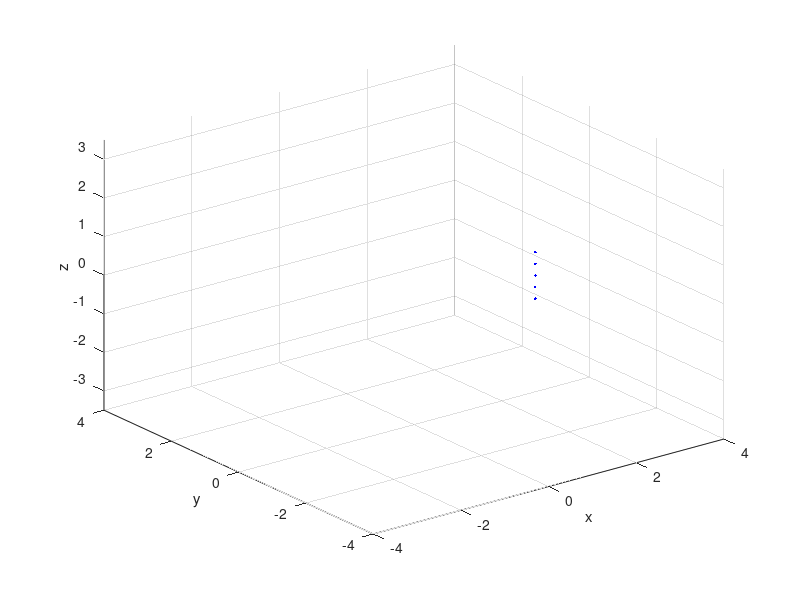

Reproduce this figure in MATLAB. (Note: this script raises an error after producing the figure.)
clear all; close all; clc;

particle_no = 5;
ds = 0.3;

initial_position = [2 -1 0]; % x z y
initial_speed = [0.1 0.15 +0]; % vx vy vz %units of c
mag_iv = norm(initial_speed);%mag initial speed 

q=1.60217*10^(-19); %charge
m=1.67262*10^(-27); % mass
c = 3*10^8; % speed of light
g = 9.81; 
a = 1.5; %radius of each coil
b = 0.8; %radius of central region
t_final = 0.25e-4; %duration of sim.
dt = 1.0e-10; %step size

%iniitial energy
gamma_i = 1/(sqrt(1-(mag_iv)^2));
ei = m*c^2*(gamma_i - 1) * 6.242e+18;

disp(['Speed = ', num2str(mag_iv*100) , '% speed of light'])
disp(['Energy = ', num2str(ei/10^6), ' MeV']) 

%position/ velocity of each particle tracked using vectors
for i = 1:particle_no
    xp(i) = initial_position(1);
    yp(i) = initial_position(2);
    zp(i) = initial_position(3)+ds/2*particle_no-ds*(i-1);
    vxp(i) = initial_speed(1);
    vyp(i) = initial_speed(2);
    vzp(i) = initial_speed(3);
end

%time steps
t = (0:dt:t_final);

figure(1)
plot3(xp,yp,zp,'.b');
xlim([-4 4])
ylim([-4 4])
zlim([-3.5 3.5])
xlabel('x');
ylabel('y');
zlabel('z');
hold on
grid on

for i = 0:15
    plotCircle3D([(a+b)*cos(pi/16+i*pi/8) (a+b)*sin(pi/16+i*pi/8) 0], [-sin(pi/16+i*pi/8) cos(pi/16+i*pi/8) 0], a, true);
end

%% Loop

%initialise counter vector
for i = 1:particle_no
    countp(i) = 0;
end

vxp = vxp*c;
vyp = vyp*c;
vzp = vzp*c;
count = 0;
colourp = {'.b';'.g';'.r';'.m';'.k'};
colourp = string(colourp);
waitforbuttonpress

counter = 1;
for i = 0:t_final/dt
    xp_prev = xp;
    yp_prev = yp;
    zp_prev = zp;
    
    for j = 1:particle_no
        x = xp(j);
        y = yp(j);
        z = zp(j);
        vx = vxp(j);
        vy = vyp(j);
        vz = vzp(j);
        
        
        count = countp(j);
        
        phi =  atan2(y,x);
        distance = sqrt( z^2 + (x-(a+b)*cos(phi))^2 + (y-(a+b)*sin(phi))^2 );
        if (distance>a)||(x^2+y^2>(b+2*a)^2)||(x^2+y^2<b^2)
            disp('The particle has escaped!');
            break
        end
    
        [Bx, By, Bz] = toroidv2([x y z a b]);  %magnetic field strength calc.
        bf = 1; %magnetic scaling factor
        Bx = Bx*bf;
        By = By*bf;
        Bz = Bz*bf;
        % include force of electric field from other particles
        e0 = 8.8541878128 * 10^-12;
        e0f = 1/(4*pi*e0);
        E_force = [0; 0; 0];
        for k = 1:particle_no
            if k == j
                E_force = E_force;            
            else
                % force on current particle
                mag_dist = sqrt((x-xp_prev(k))^2 + (y-yp_prev(k))^2 + (z-zp_prev(k))^2);
                direction = [x-xp_prev(k); y-yp_prev(k); z-zp_prev(k)]/mag_dist;
                E_force = E_force + e0f * q^2/mag_dist * direction;
            end
        end
                
        Eax = E_force(1)/(m);
        Eay = E_force(2)/(m);
        Eaz = E_force(3)/(m);
        
        % q/(gamma*m) factor
        qm = q/(m);     
        
        %Total acceleration
        ax = qm*(vy*Bz-vz*By) + Eax;
        ay = qm*(vz*Bx-vx*Bz) + Eay;
        az = qm*(vx*By-vy*Bx)-g + Eaz;
    
        vx = vx + ax*dt;
        vy = vy + ay*dt;
        vz = vz + az*dt;
        
        mag_v = norm([vx/c vy/c vz/c]); %units in c
        
        %sim error correction normalise v since B does not change energy
        vxp(j) = vx*mag_iv/mag_v;
        vyp(j) = vy*mag_iv/mag_v;
        vzp(j) = vz*mag_iv/mag_v;        
    
        xp(j) = x + vxp(j)*dt;
        yp(j) = y + vyp(j)*dt;
        zp(j) = z + vzp(j)*dt;
        countp(j) = count+1;        
    
        %plots every 60 points
        if mod(countp(j),60)==0
            plot3(xp(j),yp(j),zp(j),colourp(j), 'linewidth',1000);
            fa = [ax ay az];
            n = norm(fa);
            fp = fa./n;
            po = [xp(j), yp(j), zp(j)];            
        end        
        pause(0.0000000001)      
        
    end

end
